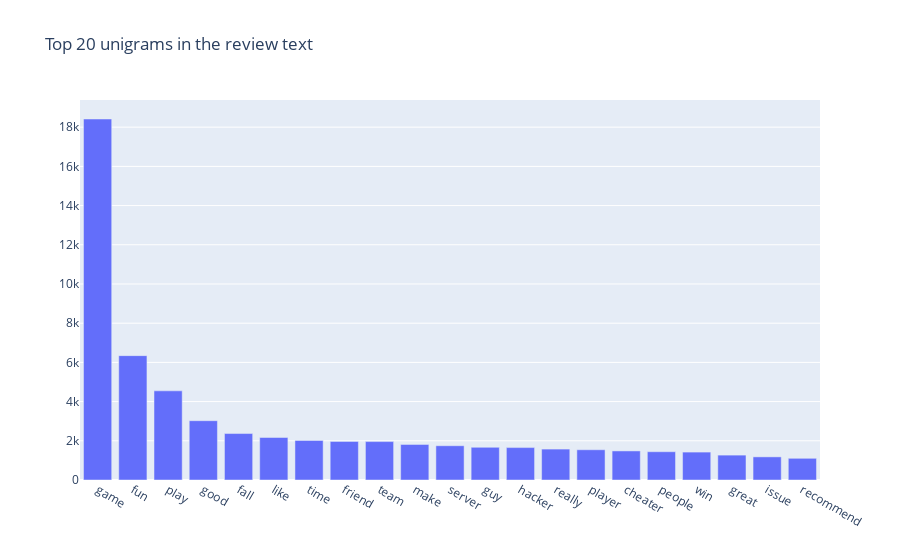

Notebook code cell kept with this figure:
### Code cell
fig = go.Figure([go.Bar(x=df2['unigram'], y=df2['count'])])
fig.update_layout(title=go.layout.Title(text="Top 20 unigrams in the review text"))
fig.show()

### Figure 1 — Plotly figure (JSON) as saved in the notebook; plotly's stock layout.template omitted (floating-point values rounded to 4 significant figures)
{"data": [{"type": "bar", "x": ["game", "fun", "play", "good", "fall", "like", "time", "friend", "team", "make", "server", "guy", "hacker", "really", "player", "cheater", "people", "win", "great", "issue", "recommend"], "y": [18417, 6345, 4549, 3026, 2370, 2169, 2018, 1969, 1960, 1815, 1749, 1667, 1654, 1577, 1543, 1483, 1443, 1424, 1270, 1180, 1107]}], "layout": {"title": {"text": "Top 20 unigrams in the review text"}}}
